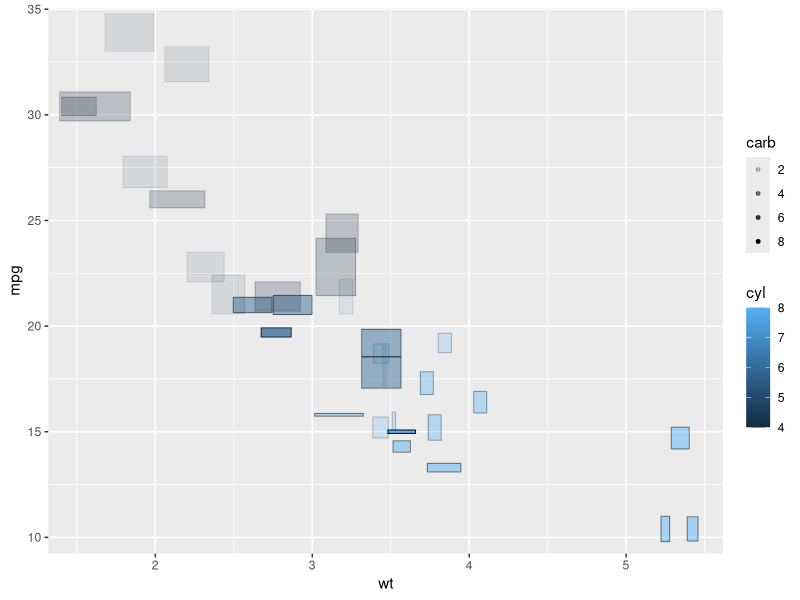

Source code (R):
library(ggplot2)
library(grid)

scale_Values <- function(values, vFloor, vCeil) {
  vMin = min(values)
  vMax = max(values)
  vFloor + vCeil * (values - vMin) / (vMax - vMin)
}

myBoxesGrob <- function(x, y, width, height, fill, alpha) {
  scaledWidth <- scale_Values(width, 0.005, 0.1)
  scaledHeight <- scale_Values(height, 0.005, 0.1)
  gp = gpar(fill = fill, alpha = alpha)
  rectGrob(x, y, scaledWidth, scaledHeight, gp = gp)
}

boxes_DrawPanel <- function(data, panel_scales, coord, na.rm = FALSE) {
  coords <- coord$transform(data, panel_scales)
  ggplot2:::ggname("geom_boxes", 
      myBoxesGrob(coords$x, coords$y, coords$width, coords$height, coords$fill, coords$alpha))
}

geom_boxes <- function(mapping = NULL, data = NULL, stat = "identity", 
                        position = "identity", na.rm = FALSE, show.legend = NA, 
                        inherit.aes = TRUE, ...) {
  layer(
    data = data, 
    mapping = mapping, 
    stat = stat, 
    geom = gBoxes, 
    position = position, 
    show.legend = show.legend, 
    inherit.aes = inherit.aes, 
    params = list(na.rm = na.rm, ...)
  )
}

gBoxes <- ggproto( "gBoxes", 
                    Geom, 
                    draw_panel = boxes_DrawPanel, 
                    non_missing_aes = c("x", "y", "width", "height"),
                    default_aes = aes(fill = "lightgreen", alpha = "0.5", size = 1),
                    icon = function(.) {}, 
                    desc_params = list(), 
                    seealso = list(), 
                    examples = function(.) {})

dc <- mtcars[,c("wt", "mpg", "drat", "qsec", "carb", "cyl")]

ggplot(dc, aes(x=wt, y=mpg, width=drat, height=qsec)) +
  geom_boxes(aes(alpha = carb, fill = cyl))
